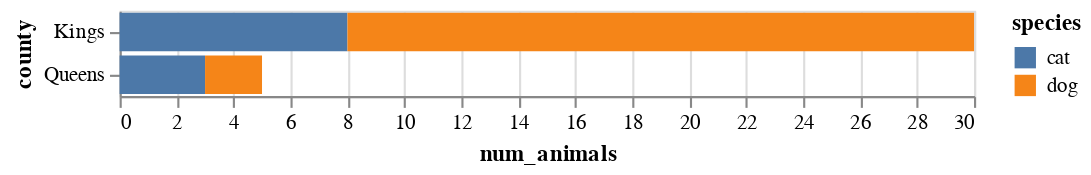

Notebook code for this chart:
### Code cell
alt.Chart(df).mark_bar().encode(
    x='num_animals',
    y='county',
    color='species'
)

### Figure 1 — Vega-Lite specification as saved in the notebook (floating-point values rounded to 4 significant figures)
{"config": {"view": {"continuousWidth": 400, "continuousHeight": 300}}, "data": {"name": "data-2ee78fc27149419a6eb97e08e8f0748d"}, "mark": "bar", "encoding": {"color": {"field": "species", "type": "nominal"}, "x": {"field": "num_animals", "type": "quantitative"}, "y": {"field": "county", "type": "nominal"}}, "$schema": "https://vega.github.io/schema/vega-lite/v4.17.0.json", "datasets": {"data-2ee78fc27149419a6eb97e08e8f0748d": [{"species": "cat", "num_animals": 8, "county": "Kings"}, {"species": "dog", "num_animals": 22, "county": "Kings"}, {"species": "cat", "num_animals": 3, "county": "Queens"}, {"species": "dog", "num_animals": 2, "county": "Queens"}]}}
